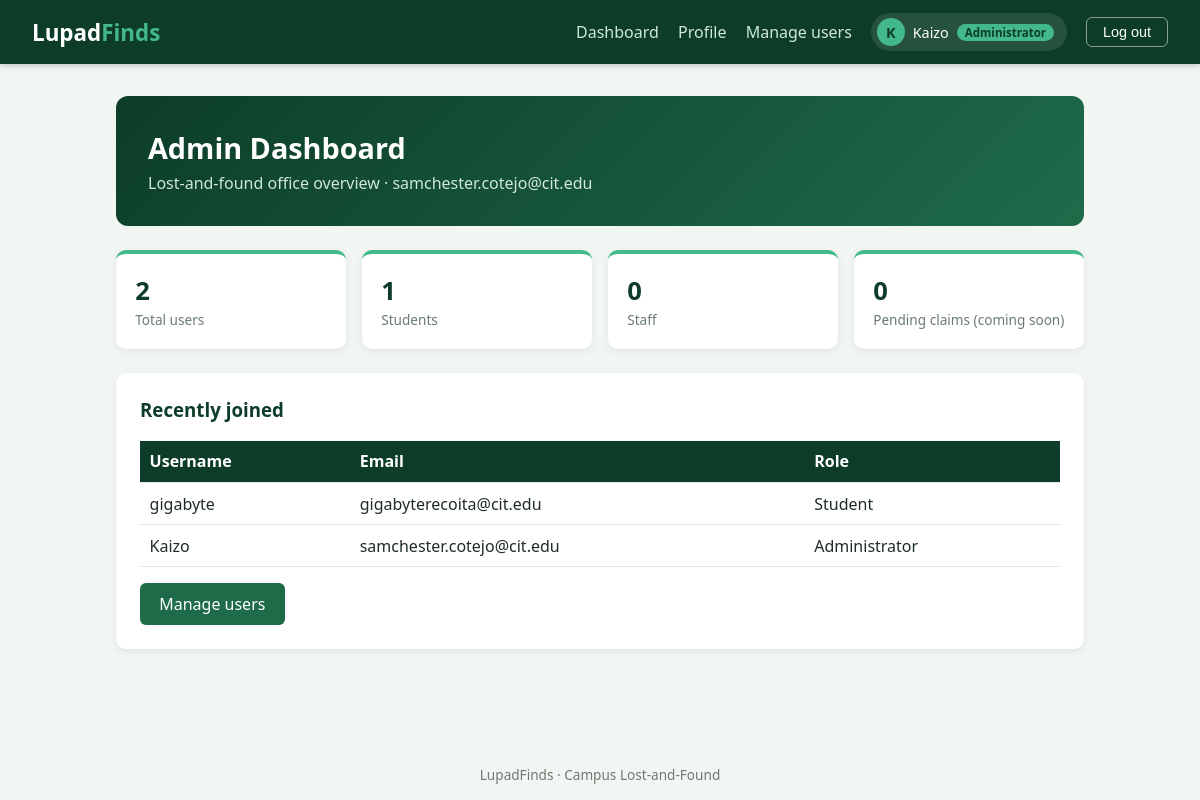
Page /dashboard/admin/ (signed in) on the committed database.
### accounts/models.py (models this page shows, shortened)
class CustomUser(AbstractUser):
    class Role(models.TextChoices):
        STUDENT = "STUDENT", "Student"
        STAFF = "STAFF", "Staff"
        ADMIN = "ADMIN", "Administrator"
    email = models.EmailField("school email", unique=True)
    role = models.CharField(
        max_length=10,
        choices=Role.choices,
        default=Role.STUDENT,
    )
    contact_number = models.CharField(max_length=20, blank=True)

### dashboard/views.py (the view)
# urls.py: path("dashboard/admin/", views.AdminDashboardView.as_view(), name="admin_dashboard"),
class AdminDashboardView(RoleRequiredMixin, TemplateView):
    template_name = "dashboard/admin.html"
    allowed_roles = [Role.ADMIN]
    def get_context_data(self, **kwargs):
        context = super().get_context_data(**kwargs)
        users = CustomUser.objects
        context["total_users"] = users.count()
        context["student_count"] = users.filter(role=Role.STUDENT).count()
        context["staff_count"] = users.filter(role=Role.STAFF).count()
        context["recent_users"] = users.order_by("-date_joined")[:5]
        return context

### dashboard/mixins.py (called while the page is built)
    def test_func(self):
        return self.request.user.role in self.allowed_roles

### templates/dashboard/admin.html (shortened to what this page needs)
{% extends "base.html" %}
{% load static %}
{% block extra_css %}<link rel="stylesheet" href="{% static 'css/dashboard.css' %}">{% endblock %}
{% block content %}
<div class="welcome-banner">
  <h2>Admin Dashboard</h2>
  <p>Lost-and-found office overview &middot; {{ user.email }}</p>
</div>
<div class="card-grid">
  <div class="stat-card"><span class="stat-value">{{ total_users }}</span><span class="stat-label">Total users</span></div>
  <div class="stat-card"><span class="stat-value">{{ student_count }}</span><span class="stat-label">Students</span></div>
  <div class="stat-card"><span class="stat-value">{{ staff_count }}</span><span class="stat-label">Staff</span></div>
  <div class="stat-card"><span class="stat-value">0</span><span class="stat-label">Pending claims (coming soon)</span></div>
</div>
<div class="panel">
  <h3>Recently joined</h3>
  <table class="data-table">
    <tr><th>Username</th><th>Email</th><th>Role</th></tr>
    {% for u in recent_users %}
      <tr><td>{{ u.username }}</td><td>{{ u.email }}</td><td>{{ u.get_role_display }}</td></tr>
    {% endfor %}
  </table>
  <a class="btn" href="{% url 'admin:index' %}">Manage users</a>
</div>
{% endblock %}

### templates/base.html (shortened to what this page needs)
{% load static %}
<!DOCTYPE html>
<html lang="en">
<head>
  <link rel="stylesheet" href="{% static 'css/base.css' %}">
  {% block extra_css %}{% endblock %}
</head>
<body>
  <header class="navbar">
    <a class="brand" href="{% url 'dashboard' %}">Lupad<span>Finds</span></a>
    <nav class="nav-links">
      {% if user.is_authenticated %}
        <a href="{% url 'dashboard' %}">Dashboard</a>
        <a href="{% url 'profile' %}">Profile</a>
        {% if user.role == 'ADMIN' %}<a href="{% url 'admin:index' %}">Manage users</a>{% endif %}
        <span class="user-chip">
          <span class="avatar">{{ user.username|slice:":1"|upper }}</span>
          {{ user.username }}
          <span class="role-badge">{{ user.get_role_display }}</span>
        </span>
        <form method="post" action="{% url 'logout' %}" class="inline-form">
          <button type="submit" class="btn-logout">Log out</button>
        </form>
      {% else %}
        <a href="{% url 'login' %}">Log in</a>
        <a class="btn-nav" href="{% url 'signup' %}">Sign up</a>
      {% endif %}
    </nav>
  </header>
  <main class="container">
    {% block content %}{% endblock %}
  </main>
  <footer class="footer">LupadFinds &middot; Campus Lost-and-Found</footer>
</body>
</html>

### static/css/base.css (style rules this page uses)
:root { --dark: #0d3d28; --primary: #1e6b4a; --accent: #43b88a; --light: #d6eddf; --bg: #f2f6f3; --text: #1f2d25; --muted: #6b7c72; }
* { box-sizing: border-box; }
body { margin: 0; min-height: 100vh; display: flex; flex-direction: column; font-family: "Segoe UI", Arial, sans-serif; background: var(--bg); color: var(--text); }
a { color: var(--primary); text-decoration: none; }
.navbar { display: flex; justify-content: space-between; align-items: center; background: var(--dark); padding: 0 2rem; height: 64px; box-shadow: 0 2px 6px rgba(0, 0, 0, 0.2); }
.brand { color: #fff; font-size: 1.4rem; font-weight: 700; }
.brand span { color: var(--accent); }
.nav-links { display: flex; align-items: center; gap: 1.2rem; }
.nav-links > a { color: #cfe8da; font-weight: 500; }
.user-chip { display: flex; align-items: center; gap: 0.5rem; background: rgba(255, 255, 255, 0.1); color: #fff; padding: 0.3rem 0.8rem 0.3rem 0.35rem; border-radius: 999px; font-size: 0.9rem; }
.avatar { width: 28px; height: 28px; border-radius: 50%; background: var(--accent); color: var(--dark); font-weight: 700; display: flex; align-items: center; justify-content: center; }
.role-badge { background: var(--accent); color: var(--dark); padding: 1px 8px; border-radius: 10px; font-size: 0.72rem; font-weight: 700; }
.inline-form { display: inline; margin: 0; }
.btn-logout { background: transparent; color: #fff; border: 1px solid rgba(255, 255, 255, 0.5); padding: 0.4rem 1rem; border-radius: 6px; cursor: pointer; font-size: 0.9rem; transition: background 0.2s; }
.container { width: 100%; max-width: 1000px; margin: 2rem auto; padding: 0 1rem; flex: 1; }
.footer { margin-top: auto; text-align: center; padding: 1rem; color: var(--muted); font-size: 0.85rem; }
.btn { display: inline-block; background: var(--primary); color: #fff; border: none; padding: 0.6rem 1.2rem; border-radius: 6px; cursor: pointer; font-size: 1rem; }

### static/css/dashboard.css (style rules this page uses)
.welcome-banner { background: linear-gradient(135deg, #0d3d28, #1e6b4a); color: #fff; padding: 2rem; border-radius: 12px; margin-bottom: 1.5rem; }
.welcome-banner h2 { margin: 0 0 0.3rem; font-size: 1.8rem; }
.welcome-banner p { margin: 0; color: #cfe8da; }
.card-grid { display: grid; grid-template-columns: repeat(auto-fit, minmax(200px, 1fr)); gap: 1rem; margin-bottom: 1.5rem; }
.stat-card { background: #fff; border-radius: 10px; padding: 1.2rem; border-top: 4px solid var(--accent); box-shadow: 0 2px 8px rgba(0, 0, 0, 0.07); }
.stat-value { display: block; font-size: 1.6rem; font-weight: 700; color: var(--dark); }
.stat-label { font-size: 0.85rem; color: var(--muted); }
.panel { background: #fff; border-radius: 10px; padding: 1.5rem; box-shadow: 0 2px 8px rgba(0, 0, 0, 0.07); }
.panel h3 { margin-top: 0; color: var(--dark); }
.panel .btn { margin-right: 0.5rem; }
.data-table { width: 100%; border-collapse: collapse; margin-bottom: 1rem; }
.data-table th, .data-table td { text-align: left; padding: 0.6rem; border-bottom: 1px solid #e1e9e3; }
.data-table th { background: var(--dark); color: #fff; }

### rows in the picture
CustomUser: username "K", username "Kaizo", role "Administrator", email "samchester.cotejo@cit.edu"
CustomUser: username "gigabyte", email "gigabyterecoita@cit.edu", role "Student"

### other values in the picture
{{ total_users }} "2"
{{ student_count }} "1"
{{ staff_count }} "0"
